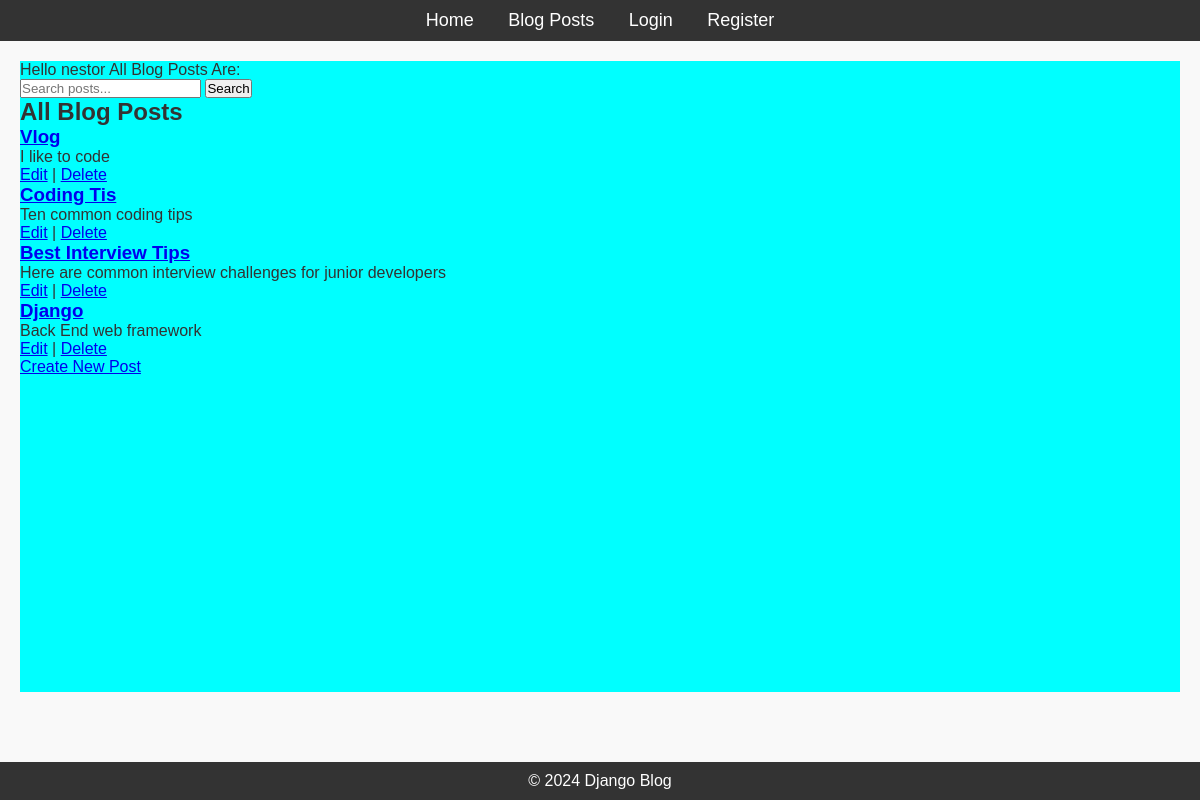
The app's page /posts/ (signed in) with its own data.
### blog/models.py (models this page shows, shortened)
class Post(models.Model):
    title = models.CharField(max_length=200)
    content = models.TextField()
    published_date = models.DateTimeField(auto_now_add=True)
    author = models.ForeignKey(User, on_delete=models.CASCADE, related_name='posts')
    tags = TaggableManager()  # TaggableManager to manage tags

### blog/views.py (the view)
# urls.py: path('posts/', PostListView.as_view(), name='posts'),
class PostListView(ListView):
    model = Post
    template_name = 'blog/post_list.html'
    context_object_name = 'posts'

### blog/templates/blog/post_list.html (shortened to what this page needs)
{% extends 'blog/base.html' %}
{% block content %}
{% if user.is_authenticated %} Hello {{user.username}} All Blog Posts Are:
<form method="GET" action="{% url 'search' %}">
    <input type="text" name="q" placeholder="Search posts..." value="{{ query }}">
    <button type="submit">Search</button>
</form>
<h2>All Blog Posts</h2>
{% for post in posts %}
<div>
    <h3><a href="{% url 'post_detail' post.pk %}">{{ post.title }}</a></h3>
    <p>{{ post.content|truncatewords:20 }}</p>
    <a href="{% url 'post_edit' post.pk %}">Edit</a> |
    <a href="{% url 'post_delete' post.pk %}">Delete</a>
</div>
{% endfor %}
<a href="{% url 'post_create' %}">Create New Post</a>
{% else %}Log in to view posts.
<a href="{% url 'login' %}">Click here to log in.</a>
{% endif %}
{% endblock %}

### blog/static/css/styles.css (style rules this page uses)
* { margin: 0; padding: 0; box-sizing: border-box; }
body { font-family: Arial, sans-serif; background-color: #f9f9f9; color: #333; }

### records on screen
Post: title "Vlog", content "I like to code"
Post: title "Coding Tis", content "Ten common coding tips"
Post: title "Best Interview Tips", content "Here are common interview challenges for junior developers"
Post: title "Django", content "Back End web framework"

### other values on screen
{{ user.username }} "nestor"
